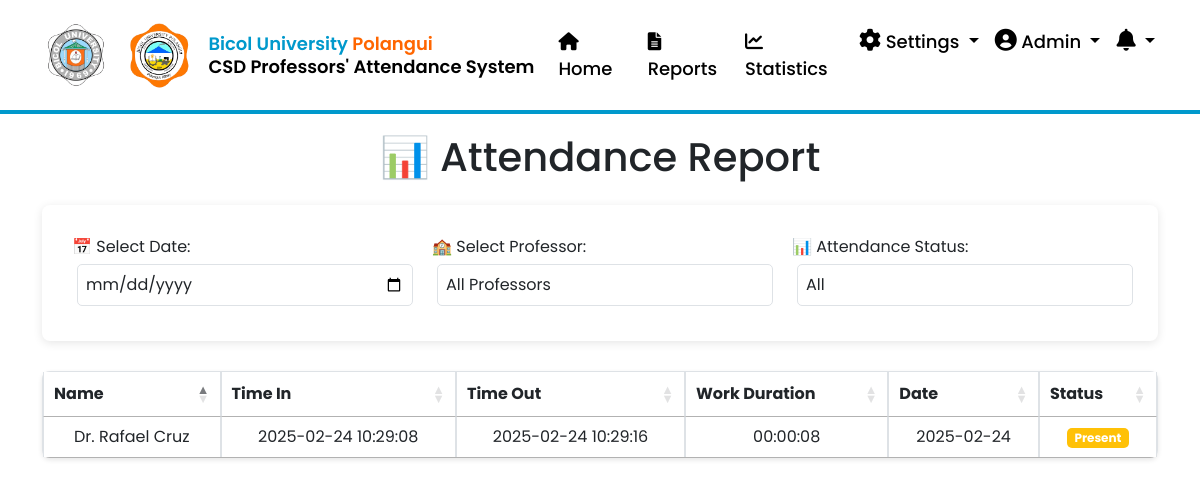
Page /pages/attendance-report.php on the committed database.
### tables this page shows
CREATE TABLE `attendance` (
  `id` int(11) NOT NULL,
  `professor_id` int(11) NOT NULL,
  `check_in` datetime DEFAULT NULL,
  `check_out` datetime DEFAULT NULL,
  `auto_logout_time` datetime DEFAULT NULL,
  `work_duration` varchar(10) DEFAULT '0 hrs',
  `status` enum('Present','Absent','On Leave') NOT NULL,
  `face_scan_image` varchar(255) DEFAULT NULL,
  `recorded_at` timestamp NOT NULL DEFAULT current_timestamp(),
  `checkin_date` date NOT NULL DEFAULT curdate(),
  `latitude` varchar(50) DEFAULT NULL,
  `longitude` varchar(50) DEFAULT NULL,
  `accuracy` float DEFAULT NULL,
  `device_type` varchar(50) DEFAULT NULL,
  `auto_timeout` tinyint(1) DEFAULT 0
);

CREATE TABLE `professors` (
  `id` int(11) NOT NULL,
  `name` varchar(100) NOT NULL,
  `email` varchar(100) NOT NULL,
  `designation` varchar(50) DEFAULT NULL,
  `profile_image` varchar(255) DEFAULT NULL,
  `created_at` timestamp NOT NULL DEFAULT current_timestamp()
);

### pages/attendance-report.php (the view, shortened to what this page needs)
<!DOCTYPE html>
<html lang="en">
<head>
    <link rel="stylesheet" href="https://cdn.jsdelivr.net/npm/bootstrap@5.3.0/dist/css/bootstrap.min.css">
    <link rel="stylesheet" href="https://cdnjs.cloudflare.com/ajax/libs/font-awesome/6.0.0/css/all.min.css">
    <link rel="stylesheet" href="https://cdn.datatables.net/1.13.4/css/jquery.dataTables.min.css">
    <link rel="stylesheet" href="https://cdn.datatables.net/buttons/2.3.6/css/buttons.dataTables.min.css">
</head>
<?php include '../includes/navbar.php'; ?>
<body>
    <div class="container mt-4">
        <h1 class="text-center mb-4">📊 Attendance Report</h1>
        <div class="filter-card">
            <div class="row">
                <div class="col-md-4">
                    <label for="filter-date">📅 Select Date:</label>
                    <input type="date" id="filter-date" class="form-control">
                </div>
                <div class="col-md-4">
                    <label for="filter-professor">🏫 Select Professor:</label>
                    <select id="filter-professor" class="form-control">
                        <option value="">All Professors</option>
                    </select>
                </div>
                <div class="col-md-4">
                    <label for="filter-status">📊 Attendance Status:</label>
                    <select id="filter-status" class="form-control">
                        <option value="">All</option>
                    </select>
                </div>
            </div>
        </div>
        <table class="table table-bordered" id="attendance-table">
            <thead>
                <tr>
                    <th>Name</th>
                    <th>Time In</th>
                    <th>Time Out</th>
                    <th>Work Duration</th>
                    <th>Date</th>
                    <th>Status</th>
                </tr>
            </thead>
            <tbody>
                <?php
                $sql = "SELECT a.*, p.name
                FROM attendance a
                JOIN professors p ON a.professor_id = p.id
                ORDER BY a.checkin_date DESC";
                $result = $conn->query($sql);
                while ($row = $result->fetch_assoc()) {
                    $timeOutDisplay = $row['check_out'] ? $row['check_out'] : "<span class='badge bg-danger'>Pending</span>";
                    echo "<tr class='row-highlight'>
                    <td>{$row['name']}</td>
                    <td>{$row['check_in']}</td>
                    <td>{$timeOutDisplay}</td>
                    <td>{$row['work_duration']}</td>
                    <td>{$row['checkin_date']}</td>
                    <td><span class='badge bg-warning'>{$row['status']}</span></td>
                  </tr>";
                }
                ?>
            </tbody>
        </table>
</body>
</html>

### includes/navbar.php (shortened to what this page needs)
<!DOCTYPE html>
<html lang="en">
<head>
    <link rel="stylesheet" href="https://cdn.jsdelivr.net/npm/bootstrap@5.3.0/dist/css/bootstrap.min.css">
    <link rel="stylesheet" href="https://cdnjs.cloudflare.com/ajax/libs/font-awesome/6.0.0/css/all.min.css">
</head>
    <nav class="navbar navbar-expand-lg fixed-top">
        <div class="container-fluid">
            <a class="navbar-brand" href="index.php">
                <div class="logo-container">
                    <img src="../assets/images/bu-logo.png" alt="BU Logo">
                    <img src="../assets/images/polangui-logo.png" alt="Polangui Logo">
                </div>
                <span class="title-text">
                    <span style="color: #0099CC;">Bicol University</span>
                    <span style="color: #FF6600;">Polangui</span><br>
                    <span style="color: black;">CSD Professors' Attendance System</span>
                </span>
            </a>
            <div class="collapse navbar-collapse justify-content-end" id="navbarNav">
                <ul class="navbar-nav">
                    <li class="nav-item"><a class="nav-link" href="../pages/index.php"><i class="fas fa-home"></i> Home</a></li>
                    <li class="nav-item"><a class="nav-link" href="../pages/attendance-report.php"><i class="fas fa-file-alt"></i> Reports</a></li>
                    <li class="nav-item"><a class="nav-link" href="../pages/dashboard.php"><i class="fas fa-chart-line"></i> Statistics</a></li>
                    <li class="nav-item dropdown">
                        <a class="nav-link dropdown-toggle" href="#" id="settingsDropdown" role="button"
                            data-bs-toggle="dropdown" aria-expanded="false">
                            <i class="fas fa-cog nav-icons"></i> Settings
                        </a>
                    </li>
                    <li class="nav-item dropdown">
                        <a class="nav-link dropdown-toggle" href="#" id="profileDropdown" role="button"
                            data-bs-toggle="dropdown" aria-expanded="false">
                            <i class="fas fa-user-circle nav-icons"></i> Admin
                        </a>
                    </li>
                    <li class="nav-item dropdown">
                        <a class="nav-link dropdown-toggle" href="#" id="notificationDropdown" role="button"
                            data-bs-toggle="dropdown" aria-expanded="false">
                            <i class="fas fa-bell nav-icons"></i>
                        </a>
                    </li>
                </ul>
            </div>
        </div>
    </nav>

### pages/attendance-report.php (style rules this page uses)
body { font-family: 'Arial', sans-serif; background-color: #f7f7f7; transition: background-color 0.3s ease; }
.container { max-width: 1200px; margin: 0 auto; }
.filter-card { background-color: #ffffff; box-shadow: 0 2px 10px rgba(0, 0, 0, 0.1); border-radius: 8px; padding: 20px; margin-bottom: 30px; }
.filter-card .row { padding: 10px; }
.filter-card select, .filter-card input { margin: 5px; padding: 8px; border-radius: 5px; width: 100%; }
.table { width: 100%; margin-bottom: 1rem; color: #212529; border-radius: 8px; border: 1px solid #ddd; background-color: #fff; box-shadow: 0 2px 5px rgba(0, 0, 0, 0.1); }
.table thead { background-color: #007bff; color: white; }
.table th, .table td { padding: 12px 15px; text-align: center; }
.table td { vertical-align: middle; }
.table .badge { border-radius: 5px; }
.badge.bg-warning { background-color: #ffc107; }
.table .row-highlight { background-color: #f0f8ff; }

### includes/navbar.php (style rules this page uses)
body { font-family: 'Poppins', sans-serif; padding-top: 85px; transition: background-color 0.3s ease-in-out; }
.navbar { width: 100%; background-color: white; border-bottom: 4px solid #0099CC; padding: 15px 25px; transition: all 0.3s ease-in-out; }
.navbar-brand { display: flex; align-items: center; font-size: 22px; font-weight: 700; color: #0099CC; transition: transform 0.2s ease-in-out; }
.navbar-brand img { height: 70px; width: auto; margin-right: 5px; }
.title-text { font-size: 18px; font-weight: 600; line-height: 1.3; margin-left: 10px; }
.navbar-nav .nav-link { font-size: 18px; font-weight: 500; color: black; transition: all 0.3s ease-in-out; padding: 10px 15px; border-radius: 8px; }
.nav-icons { font-size: 22px; color: black; cursor: pointer; transition: all 0.3s ease-in-out; }

### rows in the picture
attendance: professor.name "Dr. Rafael Cruz", check_in "2025-02-24 10:29:08", check_out "2025-02-24 10:29:16", work_duration "00:00:08", checkin_date "2025-02-24", status "Present"
